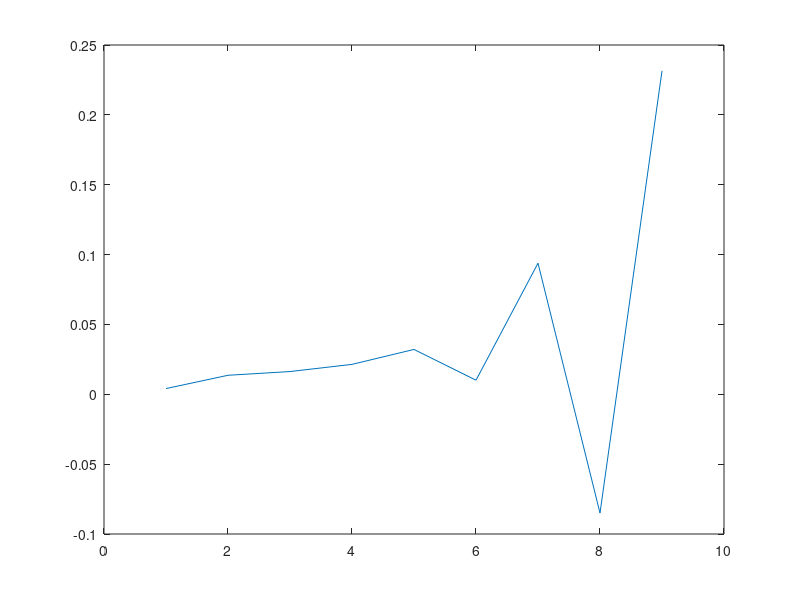

The MATLAB source for this figure:
PointData=[-4.25 -0.86;
    -4.2433696 -0.84163463;
    -4.2301059 -0.82736713
    -4.2045102 -0.81022358;
    -4.1609836 -0.78776914;
    -4.1149497 -0.76848233;
    -4.0619631 -0.75022006;
    -4.0002766 -0.73098207;
    -3.9361169 -0.71247947;
    -3.8466312 -0.68906379;
    -3.7757561 -0.67214936;
    -3.6955552 -0.65355361;
    -3.6014352 -0.63305801;
    -3.5060582 -0.61331832;
    -3.4079154 -0.5935216;
    -3.301528 -0.57324749;
    -3.1910446 -0.55269537;
    -3.0996954 -0.53620505;
    -2.99897841 -0.51841462;
    -2.8941016 -0.5004012;
    -2.7809644 -0.48136303
    -2.6896918 -0.46631342;
    -2.6170125 -0.45432958;
    -2.5283842 -0.44025692;
    -2.4457848 -0.42714942;
    -2.3648608 -0.4143562;
    -2.2826445 -0.40175346;
    -2.201365 -0.38929427;
    -2.115325 -0.37610537];
PointData(:,1)=PointData(:,1)-(-4.25);
PointData(:,2)=PointData(:,2)-(-0.86);

nn=length(PointData(:,1));
PointX=PointData(2:nn,1);
PointY=PointData(2:nn,2);

PointA=[-2.10921 -0.699441]'-[-4.25 -0.86]';
k_zita=0;

zita=0.1:0.24:2.2;
mm=length(zita);

C=zeros(nn-1,mm);
for i=1:nn-1
   for j=1:mm
       
%        theta=atan((PointY(i)-k_zita*zita(j))/(PointX(i)-zita(j)));
%        if (PointX(i)-zita(j))<0
%            theta=theta+pi;
%        end
       
     C(i,j)= 1/((PointX(i)-zita(j))^2+(PointY(i)-k_zita*zita(j))^2);
     %C(i,j)=theta;
   end
end

my=length(PointY);
m=(C'*C)^-1*C'*ones(my,1);
plot(m)